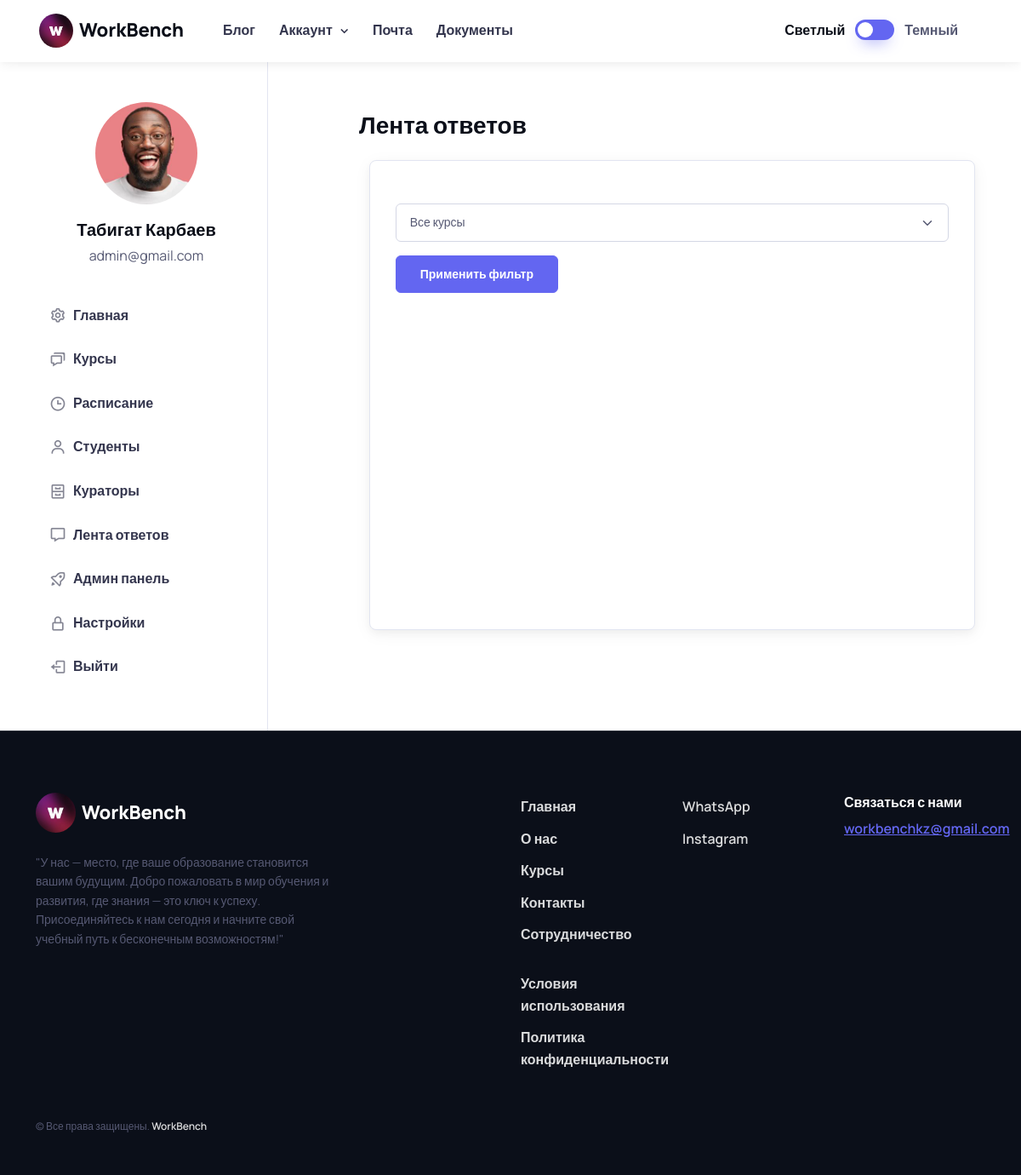
/users/student/courses/lesson/answers/ (signed in), run on the app's committed database.
### users/models.py (models this page shows, shortened)
class User(AbstractUser):
    ROLE_CHOICES = (
        ('student', 'Студент'),
        ('curator', 'Куратор'),
        ('admin', 'Администратор'),
    )
    COUNTRY_CHOICES = (
        ('kz', 'Казахстан'),
        ('ru', 'Россия'),
        ('ukr', 'Украина'),
        ('kg', 'Кыргызстан'),
        ('uz', 'Узбекистан'),
    )
    CITY_CHOICES = (
        ('tse', 'Астана'),
        ('ala', 'Алматы'),
        ('msq', 'Москва'),
        ('kiev', 'Киев'),
        ('bishkek', 'Бишкек'),
        ('tashkent', 'Ташкент'),
    )
    image = models.ImageField(upload_to='users_images', null=True, blank=True)
    role = models.CharField(max_length=10, choices=ROLE_CHOICES, default='student')
    phone = models.CharField(max_length=25, blank=True)
    bio = models.TextField(blank=True, null=True, default='Всем привет! Я ученик компании WorkBench!')
    country = models.CharField(choices=COUNTRY_CHOICES, max_length=15, default='kz')
    city = models.CharField(choices=CITY_CHOICES, max_length=20, default='tse')
    address = models.CharField(blank=True, null=True, default='', max_length=255)
    stream = models.ForeignKey('Stream', on_delete=models.SET_NULL, null=True, blank=True)

### courses/views.py (the view, shortened to what this page needs)
# urls.py: path('lesson/answers/', AnswersView.as_view(), name='answers_view'),
class AnswersView(View):
    template_curator = 'curator/starter-kit/answers.html'
    template_admin = 'admin/starter-kit/answers.html'
    template_error = 'users/404.html'
    def get(self, request):
        student_comments = Comment.objects.filter(is_student_comment=True)
        all_courses = Course.objects.all()
        course_filter = request.GET.get('course_filter')
        module_filter = request.GET.get('module_filter')
        lesson_filter = request.GET.get('lesson_filter')
        student_filter = request.GET.get('student_filter')
        selected_course = None
        selected_module = None
        selected_lesson = None
        selected_student = None  # Добавляем переменную для выбранного студента
        if request.user.role == 'curator':
            template_name = self.template_curator
        elif request.user.role == 'admin':
            template_name = self.template_admin
        else:
            template_name = self.template_error
        return render(request, template_name, {
            'comments': student_comments,
            'all_courses': all_courses,
            'selected_course': selected_course,
            'selected_module': selected_module,
            'selected_student': selected_student,
            'is_student_comment': True
        })

### templates/admin/starter-kit/answers.html (shortened to what this page needs)
{% extends 'admin/starter-kit/base.html' %}
{% load static %}
        {% block content %}
          <div class="col-md-8 offset-lg-1 pb-5 mb-2 mb-lg-4 pt-md-5 mt-n3 mt-md-0">
            <div class="ps-md-3 ps-lg-0 mt-md-2 pt-md-4 pb-md-2">
              <div class="page-title">
                <div class="row">
                  <div class="col-6">
                    <h3>Лента ответов</h3>
                  </div>
                  <div class="col-6">
                  </div>
                </div>
              </div>
            </div>
            <div class="container-fluid">
              <div class="card shadow">
                <div class="container">
                        <div class="row justify-content-center">
                            <div class="col-md-12">
                                <div class="answers" style="min-height: 500px;">
                                    <form id="filter-form" style="margin-top: 50px;">
                                        <select id="courseFilter" name="course_filter" class="form-select mb-3">
                                            <option value="">Все курсы</option>
                                        </select>
                                        <button type="submit" class="btn btn-primary">Применить фильтр</button>
                                    </form>
                                </div>
                            </div>
                        </div>
                    </div>
                </div>
            </div>
          </div>
        </div>
        {% endblock %}

### templates/admin/starter-kit/base.html (shortened to what this page needs)
<!DOCTYPE html>
{% load static %}
{% load humanize %}
<html lang="en" data-bs-theme="light">
<head>
    <link rel="stylesheet" media="screen" href="{% static 'student/css/boxicons.min.css' %}">
    <link rel="stylesheet" media="screen" href="{% static 'student/css/swiper-bundle.min.css' %}">
    <link rel="stylesheet" media="screen" href="{% static 'student/css/theme.min.css' %}">
  </head>
  <body>
    <main class="page-wrapper">
      <header class="header navbar navbar-expand-lg bg-light border-bottom border-light shadow-sm fixed-top">
        <div class="container px-3">
          <a href="{% url 'website:home' %}" class="navbar-brand pe-3">
            <img src="{% static 'website/img/logo.jpg' %}" width="40" style="border-radius: 50px;" alt="WorkBench">
            WorkBench
          </a>
          <div id="navbarNav" class="offcanvas offcanvas-end">
            <div class="offcanvas-body">
              <ul class="navbar-nav me-auto mb-2 mb-lg-0">
                  <li class="nav-item">
                  <a href="{% url 'users:blog:blog' %}" class="nav-link">Блог</a>
                </li>
                <li class="nav-item dropdown">
                  <a href="#" class="nav-link dropdown-toggle" data-bs-toggle="dropdown" aria-current="page">Аккаунт</a>
                </li>
                <li class="nav-item">
                  <a href="{% url 'users:admin:view_notifications' %}" class="nav-link">Почта</a>
                </li>
                <li class="nav-item">
                  <a href="#" class="nav-link">Документы</a>
                </li>
              </ul>
            </div>
          </div>
          <div class="form-check form-switch mode-switch pe-lg-1 ms-auto me-4" data-bs-toggle="mode">
            <input type="checkbox" class="form-check-input" id="theme-mode">
            <label class="form-check-label d-none d-sm-block" for="theme-mode">Светлый</label>
            <label class="form-check-label d-none d-sm-block" for="theme-mode">Темный</label>
          </div>
        </div>
      </header>
      <section class="container pt-5">
        <div class="row">
          <aside class="col-lg-3 col-md-4 border-end pb-5 mt-n5">
            <div class="position-sticky top-0">
              <div class="text-center pt-5">
                <div class="d-table position-relative mx-auto mt-2 mt-lg-4 pt-5 mb-3">
                  {% if user.image %}
                  <img src="{{ user.image.url }}" class="d-block rounded-circle" width="120" alt="{{ user.first_name }} {{ user.last_name }}">
                  {% else %}
                  <img src="{% static 'student/images/18.jpg' %}" class="d-block rounded-circle" width="120" alt="{{ user.first_name }} {{ user.last_name }}">
                  {% endif %}
                </div>
                <h2 class="h5 mb-1">{{ user.first_name }} {{ user.last_name }}</h2>
                <p class="mb-3 pb-3">{{ user.email }}</p>
                <div id="account-menu" class="list-group list-group-flush collapse d-md-block">
                {% with request.resolver_match.url_name as current_url_name %}
                  <a href="{% url 'users:admin:dashboard' %}" class="list-group-item list-group-item-action d-flex align-items-center {% if current_url_name == 'dashboard' %}active{% endif %}">
                    <i class="bx bx-cog fs-xl opacity-60 me-2"></i>
                    Главная
                  </a>
                  <a href="{% url 'users:admin:courses:courses' %}" class="list-group-item list-group-item-action d-flex align-items-center {% if current_url_name == 'courses' %}active{% endif %}">
                    <i class="bx bx-chat fs-xl opacity-60 me-2"></i>
                    Курсы
                  </a>
                  <a href="{% url 'users:admin:schedule:student_schedule' %}" class="list-group-item list-group-item-action d-flex align-items-center {% if current_url_name == 'student-schedule' %}active{% endif %}">
                    <i class="bx bx-time fs-xl opacity-60 me-2"></i>
                    Расписание
                  </a>
                  <a href="{% url 'users:admin:students_admin_check' %}" class="list-group-item list-group-item-action d-flex align-items-center {% if current_url_name == 'students' %}active{% endif %}">
                    <i class="bx bx-user fs-xl opacity-60 me-2"></i>
                    Студенты
                  </a>
                  <a href="{% url 'users:admin:curators_admin_check' %}" class="list-group-item list-group-item-action d-flex align-items-center {% if current_url_name == 'curators' %}active{% endif %}">
                    <i class="bx bx-cabinet fs-xl opacity-60 me-2"></i>
                    Кураторы
                  </a>
                  <a href="{% url 'users:admin:courses:answers_view' %}" class="list-group-item list-group-item-action d-flex align-items-center {% if current_url_name == 'student-schedule' %}active{% endif %}">
                    <i class="bx bx-message fs-xl opacity-60 me-2"></i>
                    Лента ответов
                  </a>
                  <a href="{% url 'admin:index' %}" class="list-group-item list-group-item-action d-flex align-items-center {% if current_url_name == 'student-schedule' %}active{% endif %}">
                    <i class="bx bx-rocket fs-xl opacity-60 me-2"></i>
                    Админ панель
                  </a>
                  <a href="{% url 'users:administrator:profile' %}" class="list-group-item list-group-item-action d-flex align-items-center {% if current_url_name == 'profile' %}active{% endif %}">
                    <i class="bx bx-lock-alt fs-xl opacity-60 me-2"></i>
                    Настройки
                  </a>
                  <a href="{% url 'users:admin:logout' %}" class="list-group-item list-group-item-action d-flex align-items-center">
                    <i class="bx bx-log-out fs-xl opacity-60 me-2"></i>
                    Выйти
                  </a>
                {% endwith %}
                </div>
              </div>
            </div>
          </aside>
          {% block content %}
          {% endblock %}
      </section>
    </main>
    <footer class="footer bg-dark border-top border-light pt-5 pb-4 pb-lg-5" data-bs-theme="dark">
      <div class="container pt-lg-4">
        <div class="row pb-5">
          <div class="col-lg-4 col-md-6">
            <div class="navbar-brand text-dark p-0 me-0 mb-3 mb-lg-4">
              <img style="border-radius: 50px;" src="{% static 'website/img/logo.jpg' %}" width="47px" alt="WorkBench">
              WorkBench
            </div>
            <p class="fs-sm pb-lg-3 mb-4">"У нас — место, где ваше образование становится вашим будущим. Добро пожаловать в мир обучения и развития, где знания — это ключ к успеху. Присоединяйтесь к нам сегодня и начните свой учебный путь к бесконечным возможностям!"</p>
          </div>
          <div class="col-xl-6 col-lg-7 col-md-5 offset-xl-2 offset-md-1 pt-4 pt-md-1 pt-lg-0">
            <div id="footer-links" class="row">
              <div class="col-lg-4">
                <div id="useful-links" class="collapse d-lg-block" data-bs-parent="#footer-links">
                  <ul class="nav flex-column pb-lg-1 mb-lg-3">
                    <li class="nav-item"><a href="{% url 'website:home'%}#" class="nav-link d-inline-block px-0 pt-1 pb-2">Главная</a></li>
                    <li class="nav-item"><a href="{% url 'website:about'%}#" class="nav-link d-inline-block px-0 pt-1 pb-2">О нас</a></li>
                    <li class="nav-item"><a href="{% url 'website:courses'%}#" class="nav-link d-inline-block px-0 pt-1 pb-2">Курсы</a></li>
                    <li class="nav-item"><a href="{% url 'website:contacts'%}#" class="nav-link d-inline-block px-0 pt-1 pb-2">Контакты</a></li>
                    <li class="nav-item"><a href="{% url 'website:collaboration'%}#" class="nav-link d-inline-block px-0 pt-1 pb-2">Сотрудничество</a></li>
                  </ul>
                  <ul class="nav flex-column mb-2 mb-lg-0">
                    <li class="nav-item"><a href="{% url 'website:terms'%}#" class="nav-link d-inline-block px-0 pt-1 pb-2">Условия использования</a></li>
                    <li class="nav-item"><a href="{% url 'website:privacy'%}#" class="nav-link d-inline-block px-0 pt-1 pb-2">Политика конфиденциальности</a></li>
                  </ul>
                </div>
              </div>
              <div class="col-xl-4 col-lg-3">
                <div id="social-links" class="collapse d-lg-block" data-bs-parent="#footer-links">
                  <ul class="nav flex-column mb-2 mb-lg-0">
                    <a href="https://wa.me/87077772817" class="nav-link d-inline-block px-0 pt-1 pb-2">WhatsApp</a>
                    <li class="nav-item"><a href="https://www.instagram.com/workbench.kz/" class="nav-link d-inline-block px-0 pt-1 pb-2">Instagram</a></li>
                  </ul>
                </div>
              </div>
              <div class="col-xl-4 col-lg-5 pt-2 pt-lg-0">
                <h6 class="mb-2">Связаться с нами</h6>
                <a href="mailto:workbenchkz@gmail.com" class="fw-medium">workbenchkz@gmail.com</a>
              </div>
            </div>
          </div>
        </div>
        <p class="nav d-block fs-xs text-center text-md-start pb-2 pb-lg-0 mb-0">
          &copy; Все права защищены.
          <a class="nav-link d-inline-block p-0" href="{% url 'website:home' %}" rel="noopener">WorkBench</a>
        </p>
      </div>
    </footer>
</body>
</html>

### data on the page
User: image (picture), first_name "Табигат", last_name "Карбаев", email "admin@gmail.com"
